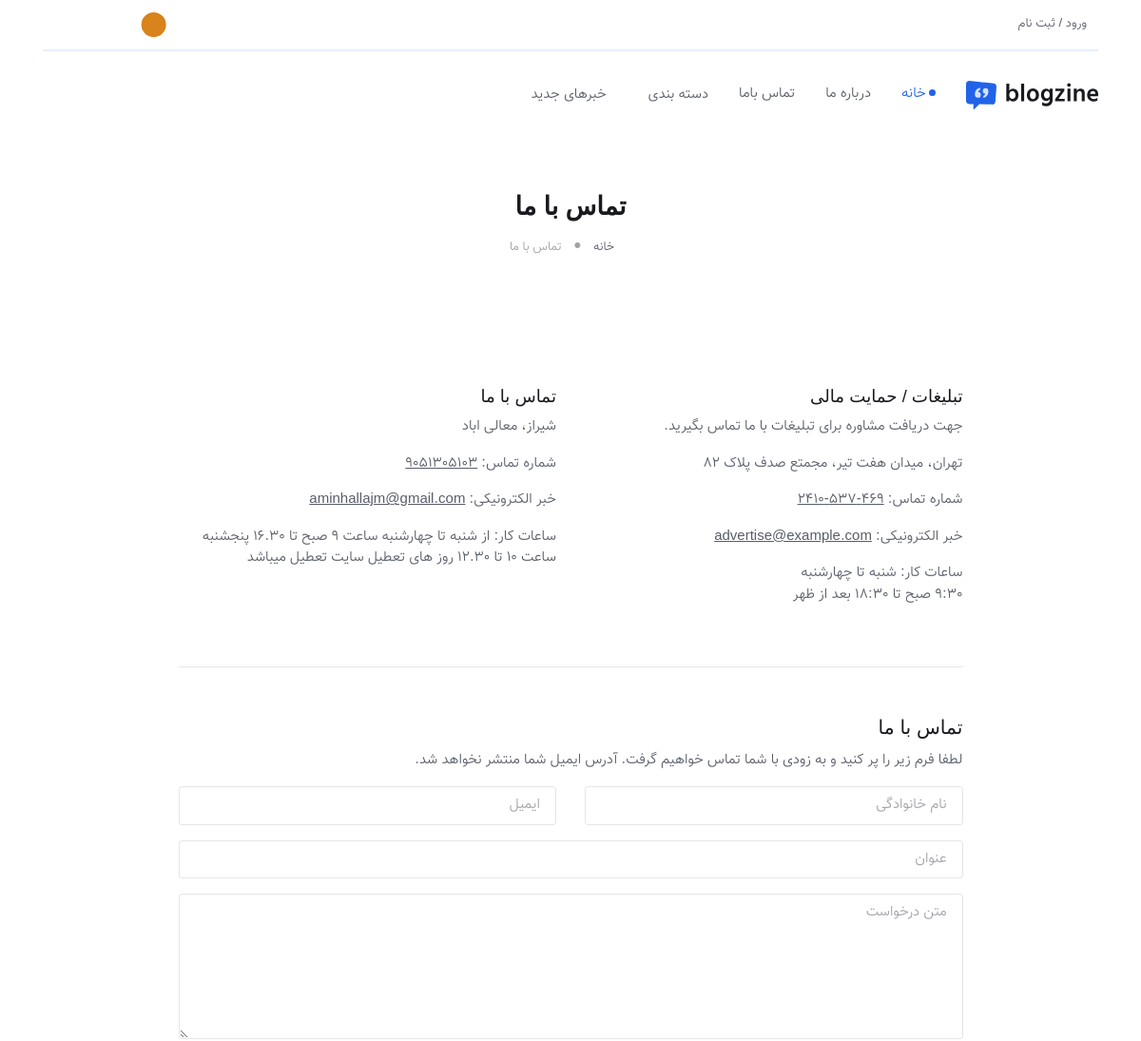
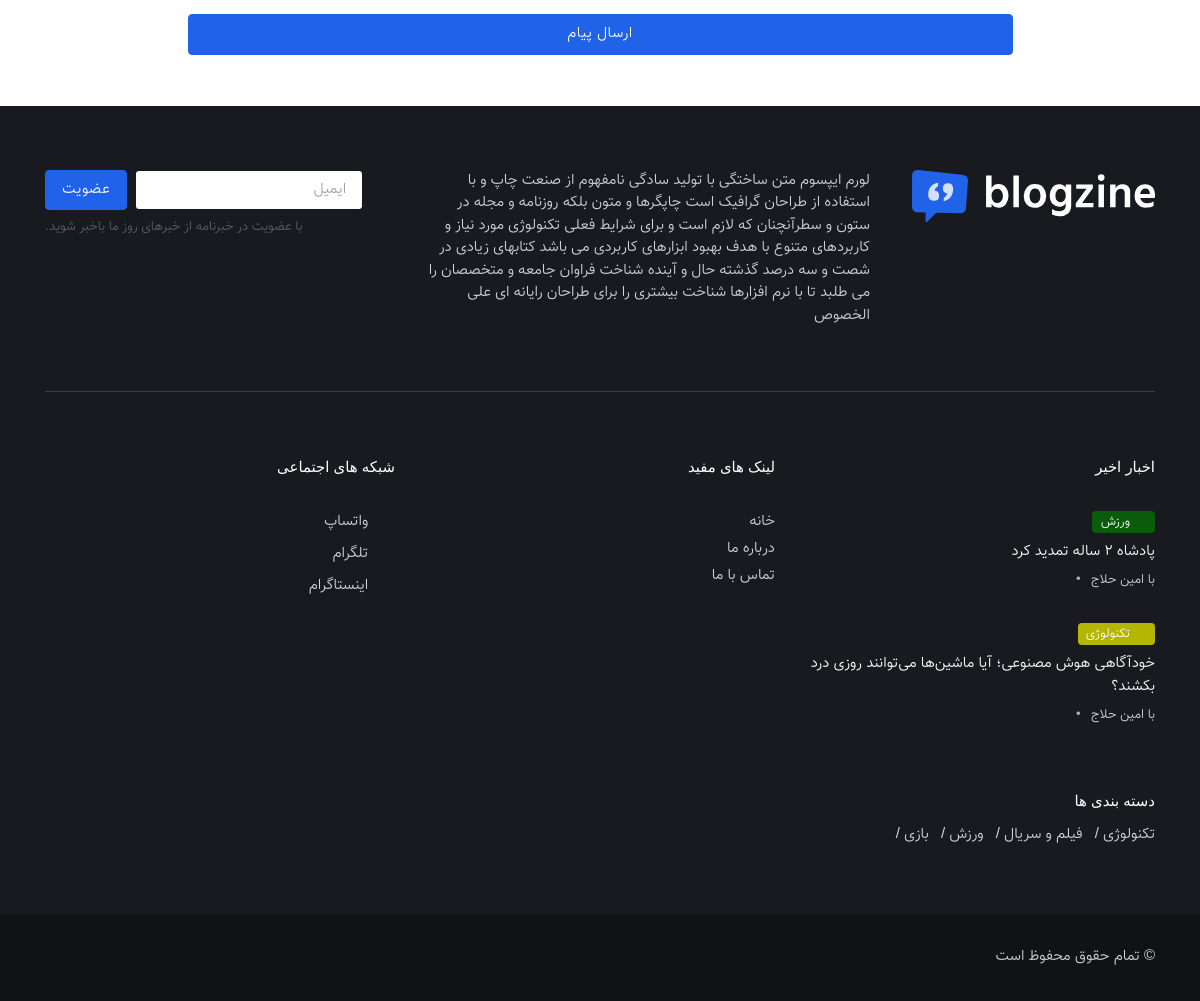
Screenshot of /contact/us/ with the database file from the repository (2 pictures, top to bottom).
### settings_site/models.py (models this page shows, shortened)
class Settings(models.Model):
    user=models.ForeignKey(User, on_delete=models.CASCADE, related_name="settings")
    tab_name=models.CharField(max_length=200)
    name_site=models.CharField(max_length=200)
    telegram_url=models.CharField(max_length=200)
    instagram_url=models.CharField(max_length=200)
    whatsapp_url=models.CharField(max_length=200)
    email=models.CharField(max_length=100)
    copy_right=models.CharField(max_length=200)
    number=models.IntegerField()
    logo_favicon=models.FileField(upload_to='logo_favicon',blank=True)
    logo_header=models.FileField(upload_to='logo_header',blank=True)
    logo_header_dark=models.FileField(upload_to='logo_header_dark',blank=True)
    logo_header_menu=models.FileField(upload_to='logo_header_menu',blank=True)
    logo_header_menu_dark=models.FileField(upload_to='logo_header_menu_dark',blank=True)
    logo_footer=models.FileField(upload_to='logo_footer',blank=True)
    site_title=models.TextField(null=True , blank=True)
    footer_title=models.TextField(null=True , blank=True)
    about_us=models.TextField(null=True , blank=True)
    address=models.TextField(null=True , blank=True)

class ContactUsSettings(models.Model):
    user=models.ForeignKey(User, on_delete=models.CASCADE, related_name="contactussettings")
    title=models.CharField(max_length=200)
    address=models.CharField(max_length=500)
    email=models.CharField(max_length=100)
    number=models.IntegerField()
    hours_of_work=models.TextField(null=True , blank=True)

### news/models.py (models this page shows, shortened)
class News(models.Model):
    user=models.ForeignKey(User, on_delete=models.CASCADE, related_name="news")
    author=models.ForeignKey(User, on_delete=models.CASCADE, related_name="news_author")
    sub_category=models.ForeignKey(SubCategory, on_delete=models.CASCADE, related_name="news")
    title=models.CharField(max_length=500)
    img=models.FileField(upload_to='img_news',blank=True)
    date = models.FloatField(null=True , blank=True)
    text=models.TextField(null=True , blank=True)
    @property
    def jdate(self):
        try:
            return  jdatetime.datetime.fromtimestamp(self.date).strftime("%Y/%m/%d")
        except:
            return '-'

class SubCategory(models.Model):
    user=models.ForeignKey(User, on_delete=models.CASCADE, related_name="subcategory")
    category=models.ForeignKey(Category, on_delete=models.CASCADE, related_name="subcategory")
    title=models.CharField(max_length=500)

class Category(models.Model):
    user=models.ForeignKey(User, on_delete=models.CASCADE, related_name="category")
    title=models.CharField(max_length=500)
    img=models.FileField(upload_to='img_category',blank=True)
    coler=models.CharField(max_length=500)
    def __str__(self):
            return f"{self.title}"

### news/views.py (the view)
# urls.py: path('contact/us/', views.front_contact_us, name='front_contact_us'),
def front_contact_us(request):
    settings=Settings.objects.get(id=1)
    category_menu=Category.objects.all()
    category_menu2 = Category.objects.all()[:12]
    menu_news_list = News.objects.all().order_by('-id')[:4]
    contact_us=ContactUsSettings.objects.get(id=1)
    footer_news_list = News.objects.all().order_by('-id')[:2]
    list_contact_us = {
        'settings':settings,"category_menu":category_menu,
        "contact_us":contact_us, "menu_news_list":menu_news_list,
        "category_menu2":category_menu2, 'footer_news_list':footer_news_list,
    }
    return render(request, 'front/contact-us.html', list_contact_us)

### news/templates/front/contact-us.html (shortened to what this page needs)
{% extends 'front/panel.html' %}
{% load static %}
{% block contentpanel %}
<section>
	<div class="container">
		<div class="row">
      <div class="col-md-9 mx-auto text-center">
        <h1 class="display-5">تماس با ما</h1>
        <nav class="d-flex justify-content-center" aria-label="breadcrumb">
          <ol class="breadcrumb breadcrumb-dots mb-0">
            <li class="breadcrumb-item"><a href="index.html"><i class="bi bi-house me-1"></i> خانه</a></li>
            <li class="breadcrumb-item active">تماس با ما</li>
          </ol>
        </nav>
      </div>
    </div>
	</div>
</section>
<section class="pt-4">
	<div class="container">
		<div class="row">
      <div class="col-xl-9 mx-auto">
        <div class="row mt-5">
          <div class="col-sm-6 mb-5 mb-sm-0">
            <h3>تبلیغات / حمایت مالی</h3>
            <p>جهت دریافت مشاوره برای تبلیغات با ما تماس بگیرید.</p>
            <address>تهران، میدان هفت تیر، مجمتع صدف پلاک 82</address>
            <p>شماره تماس: <a href="#" class="text-reset"><u>469-537-2410</u></a></p>
            <p>خبر الکترونیکی: <a href="#" class="text-reset"><u>advertise@example.com</u></a></p>
            <p>ساعات کار: شنبه تا چهارشنبه
              <br>
              9:30 صبح تا 18:30 بعد از ظهر
            </p>
          </div>
          <div class="col-sm-6">
            <h3>{{contact_us.title}}</h3>
            <address>{{contact_us.address}}</address>
            <p>شماره تماس: <a href="#" class="text-reset"><u>{{contact_us.number}}</u></a></p>
            <p>خبر الکترونیکی: <a href="#" class="text-reset"><u>{{contact_us.email}}</u></a></p>
            <p>ساعات کار: {{contact_us.hours_of_work}}
              <br>
            </p>
          </div>
        </div>
        <hr class="my-5">
        <div class="row">
          <div class="col-12">
          <h2>تماس با ما</h2>
          <p>لطفا فرم زیر را پر کنید و به زودی با شما تماس خواهیم گرفت. آدرس ایمیل شما منتشر نخواهد شد.</p>
          <form class="contact-form" id="contact-form" name="contactform" method="POST">
            <div class="row">
              <div class="col-md-6">
                <div class="mb-3">
                  <input required id="con-name" name="name" type="text" class="form-control" placeholder="نام خانوادگی">
                </div>
              </div>
              <div class="col-md-6">
                <div class="mb-3">
                  <input required id="con-email" name="email" type="email" class="form-control" placeholder="ایمیل">
                </div>
              </div>
              <div class="col-md-12">
                <div class="mb-3">
                  <input required id="con-subject" name="subject" type="text" class="form-control" placeholder="عنوان">
                </div>
              </div>
              <div class="col-md-12">
                <div class="mb-3">
                  <textarea required id="con-message" name="message" cols="40" rows="6" class="form-control" placeholder="متن درخواست"></textarea>
                </div>
              </div>
              <div class="col-md-12 text-start"><button class="btn btn-primary w-100" type="submit">ارسال پیام</button></div>
            </div>
          </form>
          </div>
        </div>
      </div>
     </div>
  </div>
</section>
{% endblock contentpanel %}

### news/templates/front/panel.html (shortened to what this page needs)
{% load static %}
<!DOCTYPE html>
<html lang="fa" dir="rtl">
<head>
	<link rel="stylesheet" type="text/css" href="{% static 'front/' %}vendor/font-awesome/css/all.min.css">
	<link rel="stylesheet" type="text/css" href="{% static 'front/' %}vendor/bootstrap-icons/bootstrap-icons.css">
	<link rel="stylesheet" type="text/css" href="{% static 'front/' %}vendor/tiny-slider/tiny-slider.css">
	<link rel="stylesheet" type="text/css" href="{% static 'front/' %}vendor/plyr/plyr.css">
	<link id="style-switch" rel="stylesheet" type="text/css" href="{% static 'front/' %}css/style-rtl.css">
	<link id="style-switch" rel="stylesheet" type="text/css" href="{% static 'front/' %}css/toastr.css">
</head>
<body>
<header class="navbar-light navbar-sticky header-static">
	<div class="navbar-top d-none d-lg-block small">
		<div class="container">
			<div class="d-md-flex justify-content-between align-items-center my-2">
				<ul class="nav">
					<li class="nav-item">
						<a class="nav-link" href="signin.html">ورود / ثبت نام</a>
					</li>
				</ul>
				<div class="d-flex align-items-center">
					<div class="nav-item dropdown mx-2">
						<button class="modeswitch" id="bd-theme" type="button" aria-expanded="false" data-bs-toggle="dropdown" data-bs-display="static">
						</button>
					</div>
					<ul class="nav">
						<li class="nav-item">
							<a class="nav-link px-2 fs-5" href="{{settings.telegram_url}}"><i class="fab fa-telegram"></i></a>
						</li>
						<li class="nav-item">
							<a class="nav-link px-2 fs-5" href="{{settings.instagram_url}}"><i class="fab fa-instagram"></i></a>
						</li>
						<li class="nav-item">
							<a class="nav-link px-2 fs-5" href="{{settings.whatsapp_url}}"><i class="fab fa-whatsapp"></i></a>
						</li>
					</ul>
				</div>
			</div>
			<div class="border-bottom border-2 border-primary opacity-1"></div>
		</div>
	</div>
	<nav class="navbar navbar-expand-lg">
		<div class="container">
			<a class="navbar-brand" href="/">
				<img class="navbar-brand-item light-mode-item" src="{{settings.logo_header.url}}" alt="logo">
			</a>
			<div class="collapse navbar-collapse" id="navbarCollapse">
				<ul class="navbar-nav navbar-nav-scroll mx-auto">
					<li class="nav-item"> <a class="nav-link active" href="/">خانه</a></li>
					<li class="nav-item"> <a class="nav-link" href="{% url 'front_about_us' %}">درباره ما</a></li>
					<li class="nav-item"> <a class="nav-link" href="{% url 'front_contact_us' %}">تماس باما</a></li>
					<li class="nav-item dropdown">
						<a class="nav-link dropdown-toggle" href="#" id="postMenu" data-bs-toggle="dropdown" aria-haspopup="true" aria-expanded="false">دسته بندی</a>
					</li>
					<li class="nav-item dropdown dropdown-fullwidth">
						<a class="nav-link dropdown-toggle" href="#" id="megaMenu" data-bs-toggle="dropdown" aria-haspopup="true" aria-expanded="false"> خبرهای جدید</a>
					</li>
				</ul>
			</div>
			<div class="nav flex-nowrap align-items-center">
				<div class="nav-item dropdown dropdown-toggle-icon-none nav-search">
					<a class="nav-link dropdown-toggle" role="button" href="#" id="navSearch" data-bs-toggle="dropdown" aria-expanded="false">
						<i class="bi bi-search fs-4"> </i>
					</a>
				</div>
				<div class="nav-item">
					<a class="nav-link p-0" data-bs-toggle="offcanvas" href="#offcanvasMenu" role="button" aria-controls="offcanvasMenu">
						<i class="bi bi-text-right rtl-flip fs-2" data-bs-target="#offcanvasMenu"> </i>
					</a>
				</div>
			</div>
		</div>
	</nav>
</header>
<main>
{% block contentpanel %}
{% endblock contentpanel %}
</main>
<footer class="bg-dark pt-5">
	<div class="container">
		<div class="row pt-3 pb-4">
			<div class="col-md-3">
				<img src="{{settings.logo_footer.url}}" alt="footer logo">
			</div>
			<div class="col-md-5">
				<p class="text-muted">{{settings.footer_title}}</p>
			</div>
			<div class="col-md-4">
				<form class="row row-cols-lg-auto g-2 align-items-center justify-content-end">
					<div class="col-12">
						<input type="email" class="form-control" placeholder="ایمیل">
					</div>
					<div class="col-12">
						<button type="submit" class="btn btn-primary m-0">عضویت</button>
					</div>
					<div class="form-text mt-2">با عضویت در خبرنامه از خبرهای روز ما باخبر شوید.
					</div>
				</form>
			</div>
		</div>
		<hr>
		<div class="row pt-5">
			<div class="col-md-6 col-lg-4 mb-4">
				<h5 class="mb-4 text-white">اخبار اخیر</h5>
				{% for i in footer_news_list %}
				<div class="mb-4 position-relative">
					<div>
						{% if i.sub_category.category %}
						<a href="#" class="badge mb-2" style="background-color: {{ i.sub_category.category.coler }};"><i class="fas fa-circle me-2 small fw-bold"></i>{{i.sub_category.category}}</a>
						{% else %}
						<a href="#" class="badge text-bg-warning mb-2"><i class="fas fa-circle me-2 small fw-bold"></i>{{i.sub_category.category}}</a>
						{% endif %}
					</div>
					<a href="{% url 'front_post_single' id=i.id %}" class="btn-link text-white fw-normal">{{i.title}}</a>
					<ul class="nav nav-divider align-items-center small mt-2 text-muted">
						<li class="nav-item position-relative">
							<div class="nav-link">با <a href="#" class="stretched-link text-reset btn-link">{{i.author.get_full_name}}</a>
							</div>
						</li>
						<li class="nav-item">{{i.jdate}}</li>
					</ul>
				</div>
				{% endfor %}
			</div>
			<div class="col-md-6 col-lg-4 mb-4">
				<h5 class="mb-4 text-white">لینک های مفید</h5>
				<div class="row">
					<div class="col-6">
						<ul class="nav flex-column text-primary-hover">
							<li class="nav-item"><a class="nav-link pt-0" href="/">خانه</a></li>
							<li class="nav-item"><a class="nav-link pt-0" href="{% url 'front_about_us' %}">درباره ما</a></li>
							<li class="nav-item"><a class="nav-link pt-0" href="{% url 'front_contact_us' %}">تماس با ما</a></li>
						</ul>
					</div>
				</div>
			</div>
			<div class="col-sm-6 col-lg-4 mb-4">
				<h5 class="mb-4 text-white">شبکه های اجتماعی </h5>
				<ul class="nav flex-column text-primary-hover">
					<li class="nav-item"><a class="nav-link pt-0" href="{{settings.whatsapp_url}}"><i class="fab fa-whatsapp fa-fw me-2"></i>واتساپ</a></li>
					<li class="nav-item"><a class="nav-link" href="{{settings.telegram_url}}"><i class="fab fa-telegram fa-fw me-2"></i>تلگرام</a></li>
					<li class="nav-item"><a class="nav-link" href="{{settings.instagram_url}}"><i class="fab fa-instagram fa-fw me-2"></i>اینستاگرام</a></li>
				</ul>
			</div>
		</div>
		<div class="row">
			<h5 class="mb-2 text-white">دسته بندی ها</h5>
			<ul class="list-inline text-primary-hover lh-lg">
				{% for i in category_menu2 %}
				<li class="list-inline-item"><a href="{% url 'front_post_list' id=i.id %}">{{i.title}} /</a></li>
				{% endfor %}
			</ul>
		</div>
	</div>
	<div class="bg-dark-overlay-3 mt-5">
		<div class="container">
			<div class="row align-items-center justify-content-md-between py-4">
				<div class="col-md-6">
					<div class="text-center text-md-start text-primary-hover text-muted">{{settings.copy_right}}</div>
				</div>
			</div>
		</div>
	</div>
</footer>
</body>
</html>

### rows the page displays
Settings: logo_header (picture), logo_footer (picture), footer_title "لورم ایپسوم متن ساختگی با تولید سادگی نامفهوم از صنعت چاپ و با استفاده از طراحان گرافیک است چاپگرها و متون بلکه روزنامه و مجله در ستون و سطرآنچنان که لازم است و برای شرایط فعلی تکنولوژی مورد نیاز و کاربردهای متنوع با هدف بهبود ابزارهای کاربردی می باشد کتابهای زیادی در شصت و سه درصد گذشته حال و آینده شناخت فراوان جامعه و متخصصان را می طلبد تا با نرم افزارها شناخت بیشتری را برای طراحان رایانه ای علی الخصوص", copy_right "© تمام حقوق محفوظ است"
ContactUsSettings: title "تماس با ما", address "شیراز، معالی اباد", number "9051305103", email "aminhallajm@gmail.com", hours_of_work "از شنبه تا چهارشنبه ساعت 9 صبح تا 16.30 پنجشنبه ساعت 10 تا 12.30 روز های تعطیل سایت تعطیل میباشد"
News: sub_category.category "ورزش", title "پادشاه ۲ ساله تمدید کرد", author.get_full_name "امین حلاج"
News: sub_category.category "تکنولوژی", title "خودآگاهی هوش مصنوعی؛ آیا ماشین‌ها می‌توانند روزی درد بکشند؟", author.get_full_name "امین حلاج"
Category: title "تکنولوژی"
Category: title "فیلم و سریال"
Category: title "ورزش"
Category: title "بازی"
